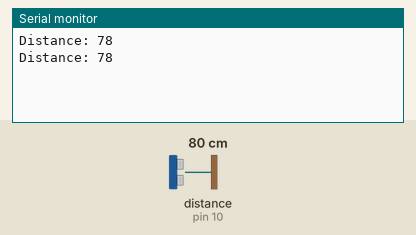
Recording of a sketch running on a simulated Arduino Uno, built with avr-gcc and run on an emulated ATmega328P. On the bench: the last lines printed to the serial monitor. Wiring (inferred from the names in the program): ultrasonic range finder: trigger pin 9; echo pin 10. The test bench sets the inputs (shaded band); at power-on: distance to the obstacle (sensor on pin 10) 80 cm. The echo pulse lasts 58.3 µs per cm.

Above: at 1.8 s.
1.9 s: distance to the obstacle (sensor on pin 10) set to 2 cm
At 2.4 s:
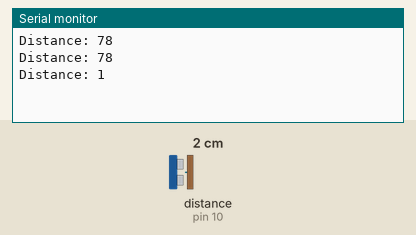
3.4 s: distance to the obstacle (sensor on pin 10) set to 4 cm
At 4.8 s:
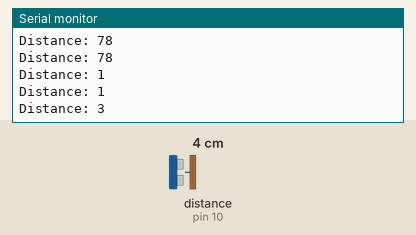
Timing chart, 0 to 6.4 s (numbered marks = the images above; inputs shaded):
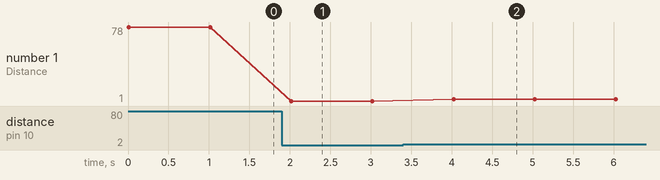

The sketch:

1.ino
```cpp
const int trigPin = 9;      // Pin connected to the Trigger pin of the ultrasonic sensor
const int echoPin = 10;     // Pin connected to the Echo pin of the ultrasonic sensor

long duration;              // Variable to store the time it takes for the pulse to return
int distance;               // Variable to store the calculated distance

void setup() {
    pinMode(trigPin, OUTPUT);  // Set the Trigger pin as an output
    pinMode(echoPin, INPUT);   // Set the Echo pin as an input
    Serial.begin(9600);        // Initialize serial communication at 9600 baud
}

void loop() {
    // Send a 10µs pulse to trigger the ultrasonic sensor
    digitalWrite(trigPin, LOW);
    delayMicroseconds(1000);    // Delay to stabilize sensor
    digitalWrite(trigPin, HIGH);
    delayMicroseconds(1000);    // 10µs pulse
    digitalWrite(trigPin, LOW);

    // Read the pulse duration
    duration = pulseIn(echoPin, HIGH);

    // Calculate the distance in centimeters
    distance = duration * 0.034 / 2;

    // Print the distance to the Serial Monitor
    Serial.print("Distance: ");
    Serial.println(distance);

    // Wait 1 second before taking another measurement
    delay(1000);
}
```

Measured:
- after the input at 1.9 s, the serial monitor: prints a new line after 0.12 s (image 1)
- after the input at 3.4 s, the serial monitor: prints a new line after 0.62 s (image 2)
- plotted number 1: 78 → 1 after the input at 1.9 s, 1 → 3 after the input at 3.4 s
